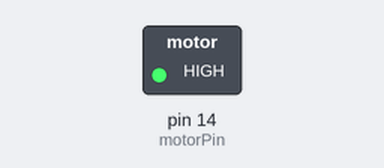
The sketch below on a simulated Arduino Uno, built with avr-gcc and run on an emulated ATmega328P. Shown: switched loads named in the sketch (green lamp = pin HIGH). Dashed ring = blinking.

Above: at 0.5 s.
Timing chart, 0 to 4.6 s (numbered marks = the images above):
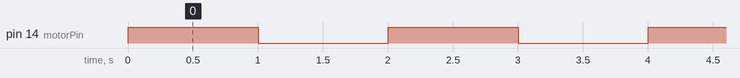

The sketch:

motor.ino
```cpp
int motorPin = 14;

void setup() {

  pinMode(motorPin, OUTPUT);

}

void loop() {

  digitalWrite(motorPin, HIGH);
  delay(1000);
  digitalWrite(motorPin, LOW);
  delay(1000);

}
```

Measured:
- by itself, pin 14 (motorPin): alternates HIGH for 1.0 s and LOW for 1.0 s
